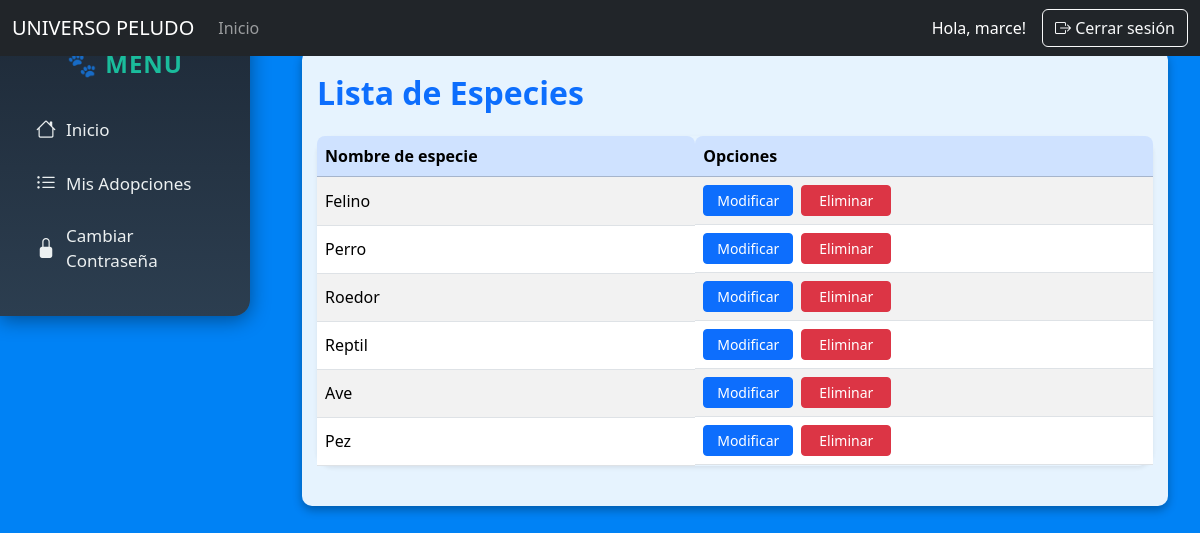
The app's page /listar_especies/ (signed in) with its own data.
### apps/core/models.py (models this page shows, shortened)
class Especie(models.Model):
    nombre = models.CharField(max_length=80)
    descripcion = models.TextField(default="")

### apps/core/views.py (the view)
# urls.py: path('listar_especies/', ListarEspeciesView.as_view(), name='listar_especies'),
class ListarEspeciesView(ListView, Restringir_acceso):
    model = Especie
    template_name = 'admin/especie/listarEspecie.html'
    context_object_name = 'especies'

### apps/core/templates/admin/especie/listarEspecie.html (shortened to what this page needs)
{% extends 'base.html' %}
{% load static %}
{% block content %}
<div class="table-responsive py-4">
    <h2 class="mb-4 text-primary fw-bold">Lista de Especies</h2>
    <table class="table table-striped table-hover align-middle shadow-sm rounded-4">
        <thead class="table-primary">
            <tr>
                <th>Nombre de especie</th>
                <th>Opciones</th>
            </tr>
        </thead>
        <tbody>
            {% for especie in especies %}
            <tr>
                <td>{{ especie.nombre }}</td>
                <td class="d-flex gap-2">
                    <a href="{% url 'modificar_especie' especie.pk %}" class="btn btn-sm btn-primary">Modificar</a>
                    <a href="{% url 'eliminar_especie' especie.pk %}" class="btn btn-sm btn-danger">Eliminar</a>
                </td>
            </tr>
            {% empty %}
            <tr>
                <td colspan="2" class="text-center text-muted">No hay especies cargadas.</td>
            </tr>
            {% endfor %}
        </tbody>
    </table>
</div>
{% endblock %}

### apps/core/templates/base.html (shortened to what this page needs)
{% load static %}
<!DOCTYPE html>
<html lang="es">
<head>
    <link rel="stylesheet" href="https://cdnjs.cloudflare.com/ajax/libs/font-awesome/6.5.0/css/all.min.css">
    <link
        href="https://cdn.jsdelivr.net/npm/bootstrap@5.3.3/dist/css/bootstrap.min.css"
        rel="stylesheet"
>
    <link
        rel="stylesheet"
        href="https://cdn.jsdelivr.net/npm/bootstrap-icons@1.11.1/font/bootstrap-icons.css">
    <link
        rel="stylesheet"
        href="https://cdn.datatables.net/1.13.7/css/dataTables.bootstrap5.min.css">
    <link rel="stylesheet" href="{% static 'css/mis_css.css' %}">
</head>
<body>
    <nav class="navbar navbar-expand-lg navbar-dark bg-dark fixed-top">
        <div class="container-fluid">
            <a class="navbar-brand" href="/">UNIVERSO PELUDO</a>
            <div class="collapse navbar-collapse" id="navbarNav">
                <ul class="navbar-nav me-auto">
                    <li class="nav-item">
                       <a class="nav-link" href="/">Inicio</a>
                    </li>
                </ul>
                <div class="d-flex align-items-center">
                    {% if user.is_authenticated %}
                        <span class="text-white me-3">Hola, {{ user.first_name }}!</span>
                        <form method="post" action="{% url 'logout' %}">
                            <button type="submit" class="btn btn-outline-light">
                                <i class="bi bi-box-arrow-right"></i> Cerrar sesión
                            </button>
                        </form>
                    {% else %}
                        <a href="{% url 'login' %}" class="btn btn-outline-light">
                            <i class="bi bi-box-arrow-in-right"></i> Iniciar sesión
                        </a>
                    {% endif %}
                </div>
            </div>
        </div>
    </nav>
    <div class="layout">
        {% if user.is_authenticated and not user.userprofile.primer_ingreso %}
            {% if user.is_superuser or user.is_staff %}
                {% include 'admin/sidebar.html' %}
            {% else %}
                {% include 'user/sidebar.html' %}
            {% endif %}
        {% endif %}
        <main class="main-content">
            <div class="container">
                {% block content %}{% endblock %}
            </div>
        </main>
    </div>
</body>
</html>

### static/css/mis_css.css (style rules this page uses)
.table-responsive { background-color: rgba(255, 255, 255, 0.9); padding: 15px; border-radius: 10px; box-shadow: 0 4px 10px rgba(0,0,0,0.3); }
table th, table td { font-size: 1rem; color: #000; }
.layout { display: flex; position: relative; gap: 20px; margin-top: 20px; }
.main-content { flex: 1; padding: 30px 20px; min-height: 80vh; }

### apps/core/templates/base.html (style rules this page uses)
body { background-color: #0082f5; }

### apps/core/templates/admin/especie/listarEspecie.html (style rules this page uses)
.table thead th { border-top-left-radius: 0.5rem; border-top-right-radius: 0.5rem; }
.btn-sm { min-width: 90px; }

### records on screen
Especie: nombre "Felino"
Especie: nombre "Perro"
Especie: nombre "Roedor"
Especie: nombre "Reptil"
Especie: nombre "Ave"
Especie: nombre "Pez"

### other values on screen
{{ user.first_name }} "marce"
